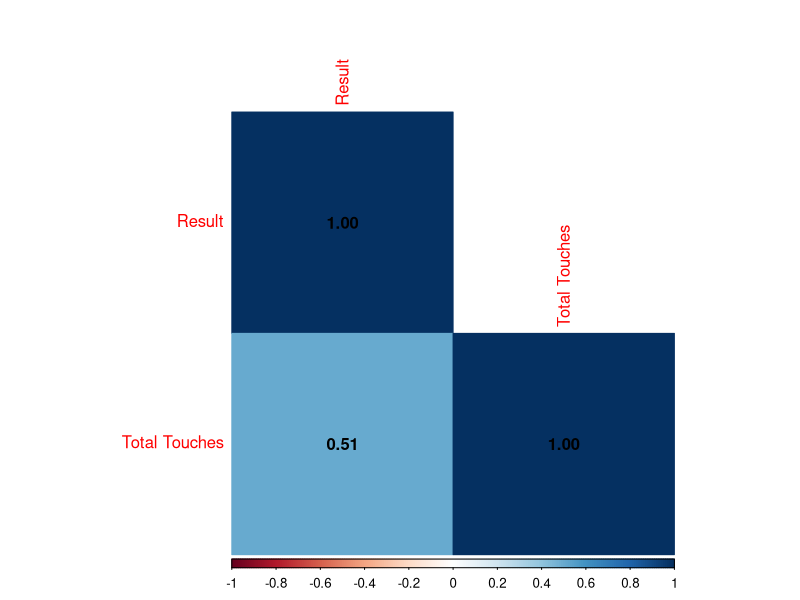
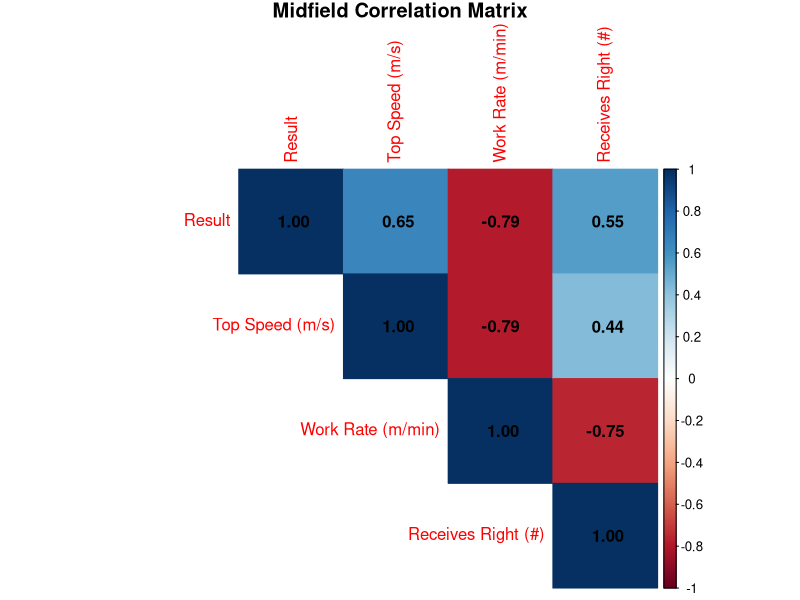
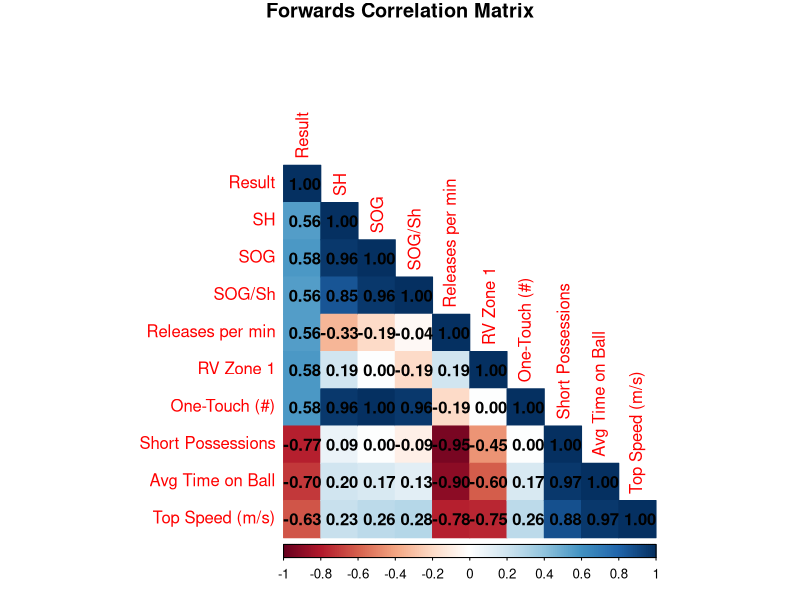
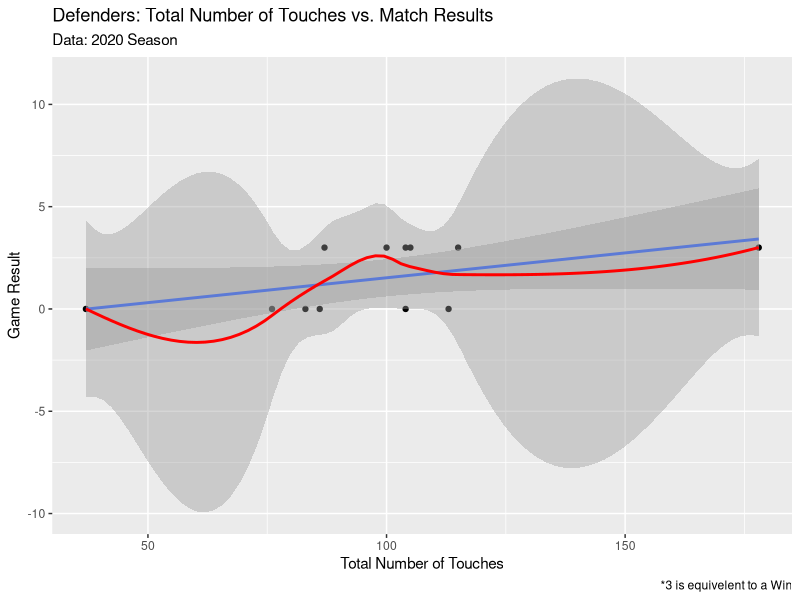
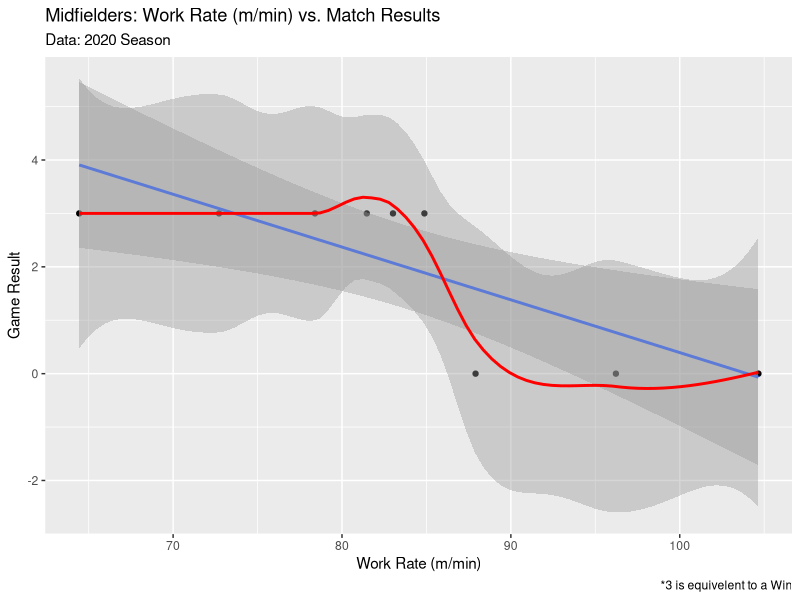
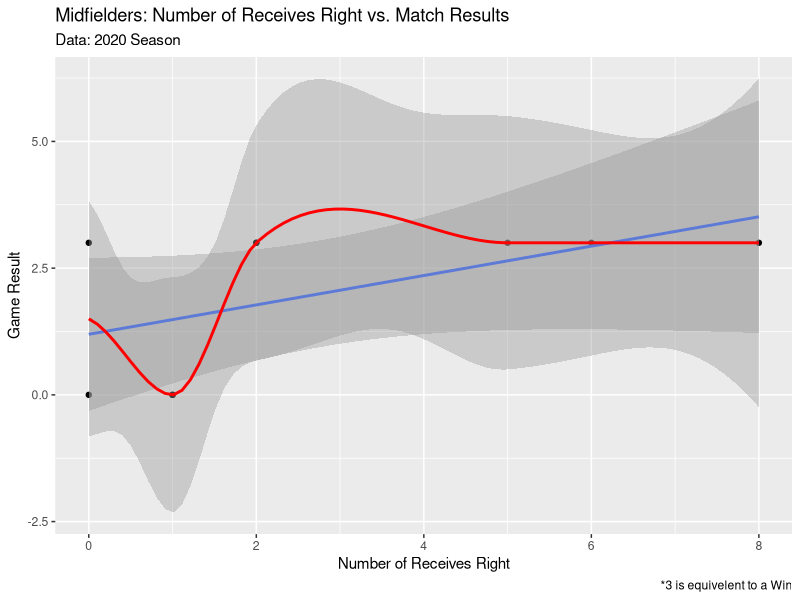
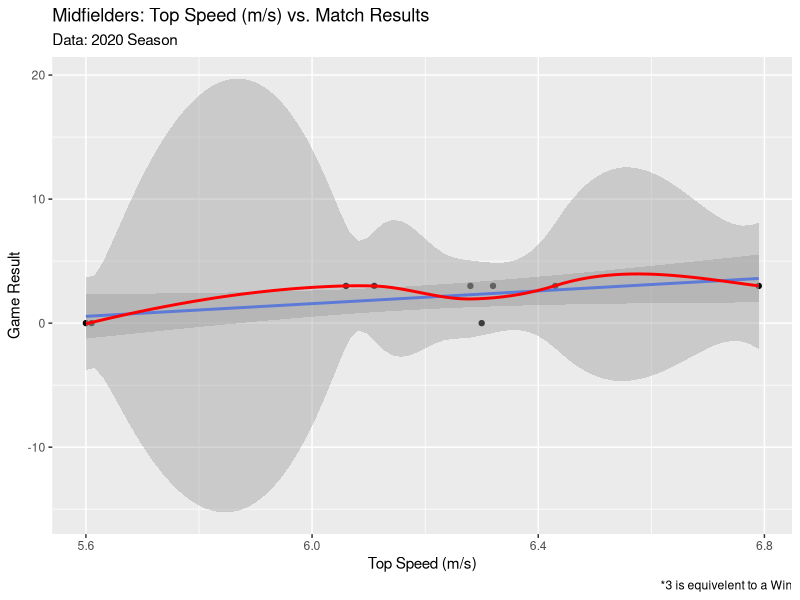
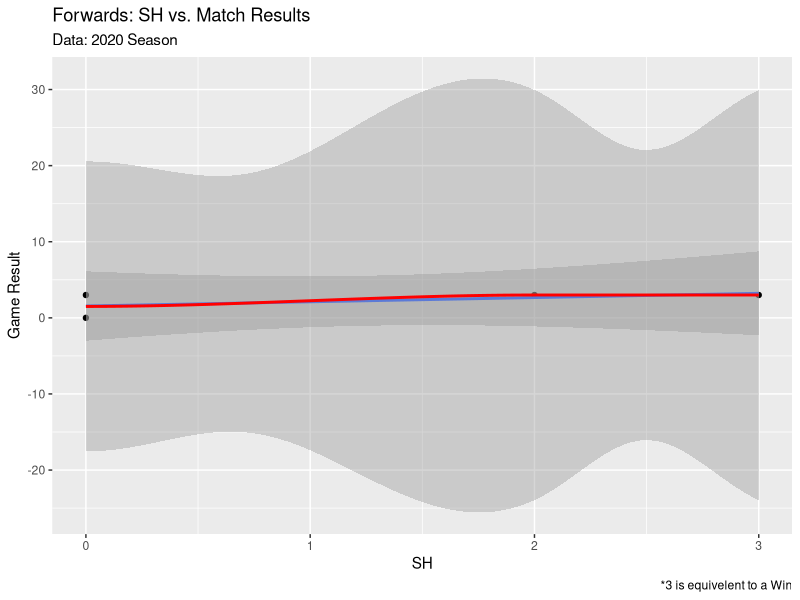

Reproduce these figures in R, in order.
## ---- chunk 1
#install.packages("tidyverse")
#install.packages("corrplot")
#install.packages("Metrics")
## ---- chunk 2
library(tidyverse)
library(ggplot2)
library(corrplot)
library(Metrics)
## ---- chunk 3
FieldPlayers <- read_csv("FieldPlayers.csv") %>%
  na.omit(Result)
FieldPlayers
## ---- chunk 4
defenseData <- FieldPlayers[FieldPlayers$`Position Category` == "Defenders", ] 

defenseData$`Total Touches` <- defenseData$`Total Touches (#)`

defenseData
## ---- chunk 5
midfieldData <- FieldPlayers[FieldPlayers$`Position Category` == "Midfielders", ] 

midfieldData
## ---- chunk 6
forwardsData <- FieldPlayers[FieldPlayers$`Position Category` == "Forwards", ] 

forwardsData$`Releases per min` <- forwardsData$`Releases per min (#/min)`
forwardsData$`RV Zone 1` <- forwardsData$`RV Zone 1 [0-10( m/s)]`
forwardsData$`Avg Time on Ball` <- forwardsData$`Avg Time on Ball - Short (sec)`
forwardsData$`Short Possessions` <- forwardsData$`Short Possessions (#)`

forwardsData
## ---- chunk 7
selectDefenseData <- select(defenseData, Result, 'Total Touches')
corValueD <- cor(selectDefenseData, use = "complete.obs")
corrplot(corValueD, method = "color", addCoef.col = "black", type = "lower")
## ---- chunk 8
selectMidfieldData <- select(midfieldData, Result, 'Top Speed (m/s)', 'Work Rate (m/min)', 'Receives Right (#)')

corValMid <- cor(selectMidfieldData, use = "complete.obs")

corrplot(corValMid, method = "color", addCoef.col = "black", type = "upper", title = "Midfield Correlation Matrix", mar = c(0,0,1,0))
## ---- chunk 9
selectForwardsData <- select(forwardsData, Result, SH, `SOG`, `SOG/Sh`, 'Releases per min',
                             `RV Zone 1`, `One-Touch (#)`, `Short Possessions`, 
                             `Avg Time on Ball`, `Top Speed (m/s)`)

corValueFD <- cor(selectForwardsData, use = "complete.obs")
corrplot(corValueFD, method = "color", addCoef.col = "black", type = "lower", title = "Forwards Correlation Matrix", mar = c(0,0,1,0))
## ---- chunk 10
ggplot(data = defenseData, mapping = aes(y = `Result`, x = `Total Touches (#)`)) +
  geom_point() +
  geom_smooth(method = "lm") +
  geom_smooth(method = "loess", color = "red") +
  labs(title = "Defenders: Total Number of Touches vs. Match Results",
       subtitle = "Data: 2020 Season",
       x = "Total Number of Touches",
       y = "Game Result",
       caption = "*3 is equivelent to a Win")
## ---- chunk 11
ggplot(data = midfieldData, mapping = aes(y = `Result`, x = `Work Rate (m/min)`)) +
geom_point() +
geom_smooth(method = "lm") +
  geom_smooth(method = "loess", color = "red") +
  labs(title = "Midfielders: Work Rate (m/min) vs. Match Results",
       subtitle = "Data: 2020 Season",
       x = "Work Rate (m/min)",
       y = "Game Result",
       caption = "*3 is equivelent to a Win")
## ---- chunk 12
ggplot(data = midfieldData, mapping = aes(y = `Result`, x = `Receives Right (#)`)) +
geom_point() +
geom_smooth(method = "lm") +
  geom_smooth(method = "loess", color = "red") +
  labs(title = "Midfielders: Number of Receives Right vs. Match Results",
       subtitle = "Data: 2020 Season",
       x = "Number of Receives Right",
       y = "Game Result",
       caption = "*3 is equivelent to a Win")
## ---- chunk 13
ggplot(data = midfieldData, mapping = aes(y = `Result`, x = `Top Speed (m/s)`)) +
geom_point() +
geom_smooth(method = "lm") +
  geom_smooth(method = "loess", color = "red") +
  labs(title = "Midfielders: Top Speed (m/s) vs. Match Results",
       subtitle = "Data: 2020 Season",
       x = "Top Speed (m/s)",
       y = "Game Result",
       caption = "*3 is equivelent to a Win")
## ---- chunk 14
ggplot(data = forwardsData, mapping = aes(y = `Result`, x = `SH`)) +
geom_point() +
geom_smooth(method = "lm") +
  geom_smooth(method = "loess", color = "red") +
  labs(title = "Forwards: SH vs. Match Results",
       subtitle = "Data: 2020 Season",
       y = "Game Result",
       caption = "*3 is equivelent to a Win")
## ---- chunk 15
ggplot(data = forwardsData, mapping = aes(y = `Result`, x = `SOG`)) +
geom_point() +
geom_smooth(method = "lm") +
  geom_smooth(method = "loess", color = "red") +
  labs(title = "Forwards: SOG vs. Match Results",
       subtitle = "Data: 2020 Season",
       y = "Game Result",
       caption = "*3 is equivelent to a Win")
## ---- chunk 16
ggplot(data = forwardsData, mapping = aes(y = `Result`, x = `SOG/Sh`)) +
geom_point() +
geom_smooth(method = "lm") +
  geom_smooth(method = "loess", color = "red") +
  labs(title = "Forwards: SOG/Sh vs. Match Results",
       subtitle = "Data: 2020 Season",
       y = "Game Result",
       caption = "*3 is equivelent to a Win")
## ---- chunk 17
ggplot(data = forwardsData, mapping = aes(y = `Result`, x = `Releases (#)`)) +
geom_point() +
geom_smooth(method = "lm") +
  geom_smooth(method = "loess", color = "red") +
  labs(title = "Forwards: Number of Releases vs. Match Results",
       subtitle = "Data: 2020 Season",
       y = "Game Result",
       caption = "*3 is equivelent to a Win")
## ---- chunk 18
ggplot(data = forwardsData, mapping = aes(y = `Result`, x = `Releases per min (#/min)`)) +
geom_point() +
geom_smooth(method = "lm") +
  geom_smooth(method = "loess", color = "red") +
  labs(title = "Forwards: Number of Releases per min (#/min) vs. Match Results",
       subtitle = "Data: 2020 Season",
       y = "Game Result",
       caption = "*3 is equivelent to a Win")
## ---- chunk 19
ggplot(data = forwardsData, mapping = aes(y = `Result`, x = `RV Zone 1 [0-10( m/s)]`)) +
geom_point() +
geom_smooth(method = "lm") +
  geom_smooth(method = "loess", color = "red") +
  labs(title = "Forwards: RV Zone 1 [0-10( m/s)] vs. Match Results",
       subtitle = "Data: 2020 Season",
       y = "Game Result",
       caption = "*3 is equivelent to a Win")
## ---- chunk 20
ggplot(data = forwardsData, mapping = aes(y = `Result`, x = `One-Touch (#)`)) +
geom_point() +
geom_smooth(method = "lm") +
  geom_smooth(method = "loess", color = "red") +
  labs(title = "Forwards: Number of One-Touches vs. Match Results",
       subtitle = "Data: 2020 Season",
       y = "Game Result",
       caption = "*3 is equivelent to a Win")
## ---- chunk 21
ggplot(data = forwardsData, mapping = aes(y = `Result`, x = `Short Possessions (#)`)) +
geom_point() +
geom_smooth(method = "lm") +
  geom_smooth(method = "loess", color = "red") +
  labs(title = "Forwards: Number of Short Possessions vs. Match Results",
       subtitle = "Data: 2020 Season",
       y = "Game Result",
       caption = "*3 is equivelent to a Win")
## ---- chunk 22
ggplot(data = forwardsData, mapping = aes(y = `Result`, x = `Avg Time on Ball - Short (sec)`)) +
geom_point() +
geom_smooth(method = "lm") +
  geom_smooth(method = "loess", color = "red") +
  labs(title = "Forwards: Avgerage Seconds on Ball vs. Match Results",
       subtitle = "Data: 2020 Season",
       y = "Game Result",
       caption = "*3 is equivelent to a Win")
## ---- chunk 23

# Linear Regression Defense
lmModelDefense <- lm(Result ~ `Total Touches (#)`, data = defenseData)
predictedLM_Defense <- predict(lmModelDefense, data = defenseData)


# Linear Regression Midfield
lmModelMidfield <- lm(Result ~ `Top Speed (m/s)` + `Work Rate (m/min)` + `Receives Right (#)`, data = midfieldData)
predictedLM_Midfield <- predict(lmModelMidfield, data = midfieldData)


# Linear Regression Forwards
lmModelForwards <- lm(Result ~ `SH` + `SOG` + `SOG/Sh` + `Releases (#)` + `Releases per min (#/min)` + `RV Zone 1 [0-10( m/s)]` +
                     `One-Touch (#)` + `Short Possessions (#)` + `Avg Time on Ball - Short (sec)`, data = forwardsData)
predictedLM_Forwards <- predict(lmModelForwards, data = forwardsData)



# Calculate error: Root mean squared error (RMSE)
rmseLM_Defense <- rmse(defenseData$Result, predictedLM_Defense)
rmseLM_Midfield <- rmse(midfieldData$Result, predictedLM_Midfield)
rmseLM_Forwards <- rmse(forwardsData$Result, predictedLM_Forwards)


# Print the RMSE of each position model
cat("\nRMSE:\n")
cat("Defense LM:", rmseLM_Defense, "\n")
cat("Midfield LM:", rmseLM_Midfield, "\n")
cat("Forwards LM:", rmseLM_Forwards, "\n")

## ---- chunk 24
errorData <- data.frame('Models' = c("Defender", "Midfielder", "Forward"), 
                 'RMSE' = c(1.293275, 0.8685143, 0.01))
print(errorData)
## ---- chunk 25
ggplot(errorData, aes(x = Models, y = RMSE, fill = Models)) + 
    geom_col(show.legend = FALSE) +
  labs(title = "Linear Regression Model Acceracy",
       #caption = "Each model predicted the Match Result given position based variables",
       x = "Model by Position",
       y = "Root Mean Square Error")
